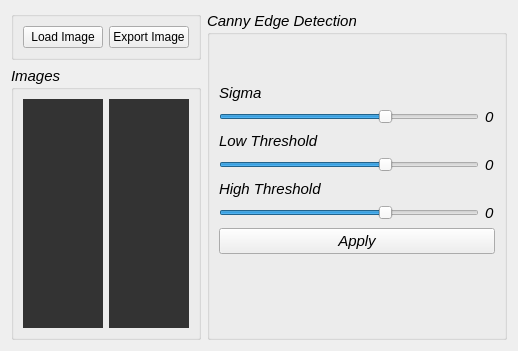
      <widget class="QWidget" name="canny_tab">
       <attribute name="title">
        <string>Canny</string>
       </attribute>
       <layout class="QGridLayout" name="gridLayout">
        <item row="0" column="0">
         <widget class="QGroupBox" name="groupBox_46">
          <property name="title">
           <string/>
          </property>
          <layout class="QGridLayout" name="gridLayout_44">
           <item row="0" column="0">
            <layout class="QHBoxLayout" name="horizontalLayout_60">
             <item>
              <widget class="QPushButton" name="canny_load_image_btn">
               <property name="text">
                <string>Load Image</string>
               </property>
              </widget>
             </item>
             <item>
              <widget class="QPushButton" name="canny_export_image_btn">
               <property name="text">
                <string>Export Image</string>
               </property>
              </widget>
             </item>
            </layout>
           </item>
          </layout>
         </widget>
        </item>
        <item row="0" column="1" rowspan="2">
         <widget class="QGroupBox" name="groupBox_45">
          <property name="sizePolicy">
           <sizepolicy hsizetype="Expanding" vsizetype="Preferred">
            <horstretch>0</horstretch>
            <verstretch>0</verstretch>
           </sizepolicy>
          </property>
          <property name="maximumSize">
           <size>
            <width>300</width>
            <height>16777215</height>
           </size>
          </property>
          <property name="font">
           <font>
            <pointsize>11</pointsize>
            <italic>true</italic>
            <bold>false</bold>
           </font>
          </property>
          <property name="title">
           <string>Canny Edge Detection</string>
          </property>
          <layout class="QVBoxLayout" name="verticalLayout_4">
           <item>
            <spacer name="verticalSpacer_27">
             <property name="orientation">
              <enum>Qt::Vertical</enum>
             </property>
             <property name="sizeHint" stdset="0">
              <size>
               <width>20</width>
               <height>40</height>
              </size>
             </property>
            </spacer>
           </item>
           <item>
            <layout class="QVBoxLayout" name="verticalLayout_3">
             <item>
              <widget class="QLabel" name="sigma_label">
               <property name="text">
                <string>Sigma</string>
               </property>
              </widget>
             </item>
             <item>
              <layout class="QHBoxLayout" name="horizontalLayout_63">
               <item>
                <widget class="QSlider" name="sigma_slider">
                 <property name="maximum">
                  <number>200</number>
                 </property>
                 <property name="value">
                  <number>130</number>
                 </property>
                 <property name="orientation">
                  <enum>Qt::Horizontal</enum>
                 </property>
                </widget>
               </item>
               <item>
                <widget class="QLabel" name="sigma_value_txtbox">
                 <property name="sizePolicy">
                  <sizepolicy hsizetype="Fixed" vsizetype="Preferred">
                   <horstretch>0</horstretch>
                   <verstretch>0</verstretch>
                  </sizepolicy>
                 </property>
                 <property name="text">
                  <string>0</string>
                 </property>
                </widget>
               </item>
              </layout>
             </item>
            </layout>
           </item>
           <item>
            <layout class="QVBoxLayout" name="verticalLayout">
             <item>
              <widget class="QLabel" name="threshold_label_2">
               <property name="text">
                <string>Low Threshold</string>
               </property>
              </widget>
             </item>
             <item>
              <layout class="QHBoxLayout" name="horizontalLayout_59">
               <item>
                <widget class="QSlider" name="low_threshold_slider">
                 <property name="maximum">
                  <number>200</number>
                 </property>
                 <property name="value">
                  <number>130</number>
                 </property>
                 <property name="orientation">
                  <enum>Qt::Horizontal</enum>
                 </property>
                </widget>
               </item>
               <item>
                <widget class="QLabel" name="low_threshold_value_txtbox">
                 <property name="sizePolicy">
                  <sizepolicy hsizetype="Fixed" vsizetype="Preferred">
                   <horstretch>0</horstretch>
                   <verstretch>0</verstretch>
                  </sizepolicy>
                 </property>
                 <property name="text">
                  <string>0</string>
                 </property>
                </widget>
               </item>
              </layout>
             </item>
            </layout>
           </item>
           <item>
            <layout class="QVBoxLayout" name="verticalLayout_2">
             <item>
              <widget class="QLabel" name="threshold_label_3">
               <property name="text">
                <string>High Threshold</string>
               </property>
              </widget>
             </item>
             <item>
              <layout class="QHBoxLayout" name="horizontalLayout_62">
               <item>
                <widget class="QSlider" name="high_threshold_slider">
                 <property name="maximum">
                  <number>200</number>
                 </property>
                 <property name="value">
                  <number>130</number>
                 </property>
                 <property name="orientation">
                  <enum>Qt::Horizontal</enum>
                 </property>
                </widget>
               </item>
               <item>
                <widget class="QLabel" name="high_threshold_value_txtbox">
                 <property name="sizePolicy">
                  <sizepolicy hsizetype="Fixed" vsizetype="Preferred">
                   <horstretch>0</horstretch>
                   <verstretch>0</verstretch>
                  </sizepolicy>
                 </property>
                 <property name="text">
                  <string>0</string>
                 </property>
                </widget>
               </item>
              </layout>
             </item>
            </layout>
           </item>
           <item>
            <widget class="QPushButton" name="canny_apply_btn">
             <property name="text">
              <string>Apply</string>
             </property>
            </widget>
           </item>
           <item>
            <spacer name="verticalSpacer_28">
             <property name="orientation">
              <enum>Qt::Vertical</enum>
             </property>
             <property name="sizeHint" stdset="0">
              <size>
               <width>357</width>
               <height>74</height>
              </size>
             </property>
            </spacer>
           </item>
          </layout>
         </widget>
        </item>
        <item row="1" column="0">
         <widget class="QGroupBox" name="groupBox_47">
          <property name="sizePolicy">
           <sizepolicy hsizetype="Preferred" vsizetype="MinimumExpanding">
            <horstretch>0</horstretch>
            <verstretch>0</verstretch>
           </sizepolicy>
          </property>
          <property name="font">
           <font>
            <family>.AppleSystemUIFont</family>
            <pointsize>11</pointsize>
            <italic>true</italic>
            <bold>false</bold>
            <kerning>true</kerning>
           </font>
          </property>
          <property name="title">
           <string>Images</string>
          </property>
          <layout class="QGridLayout" name="gridLayout_45">
           <item row="0" column="0">
            <layout class="QHBoxLayout" name="horizontalLayout_61">
             <item>
              <widget class="PlotWidget" name="canny_loaded_image" native="true">
               <property name="styleSheet">
                <string notr="true">background-color: #333;</string>
               </property>
              </widget>
             </item>
            </layout>
           </item>
           <item row="0" column="1">
            <widget class="PlotWidget" name="canny_result_image" native="true">
             <property name="styleSheet">
              <string notr="true">background-color: #333;</string>
             </property>
            </widget>
           </item>
          </layout>
         </widget>
        </item>
       </layout>
      </widget>
